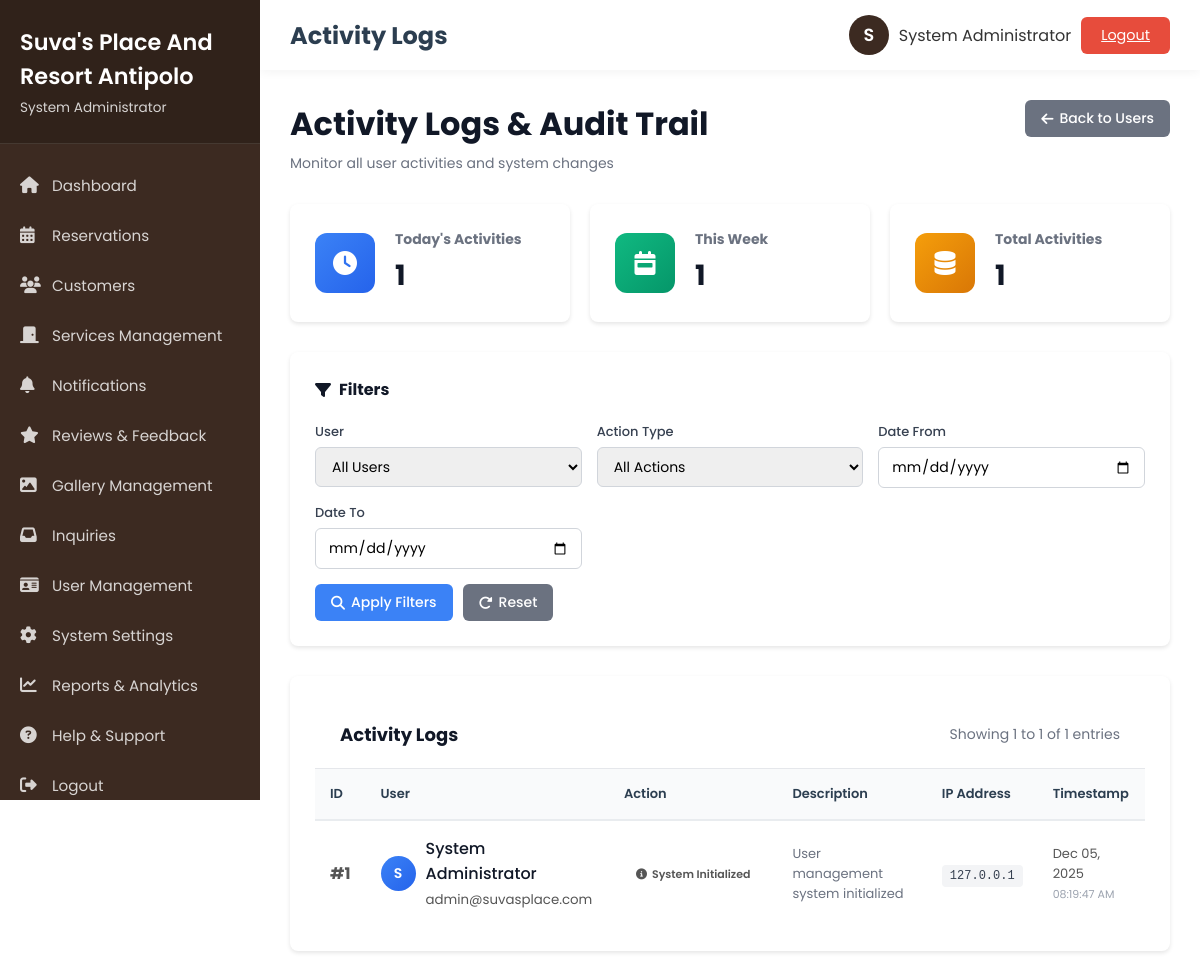
The page /admin/user_logs.php (signed in) on the database its author committed.
### tables this page shows
CREATE TABLE IF NOT EXISTS activity_logs (
    id INT PRIMARY KEY AUTO_INCREMENT,
    user_id INT,
    action VARCHAR(100) NOT NULL,
    description TEXT,
    details TEXT,
    ip_address VARCHAR(45),
    user_agent TEXT,
    created_at TIMESTAMP DEFAULT CURRENT_TIMESTAMP,
    FOREIGN KEY (user_id) REFERENCES users(id) ON DELETE SET NULL,
    INDEX idx_user_id (user_id),
    INDEX idx_action (action),
    INDEX idx_created_at (created_at)
);

CREATE TABLE IF NOT EXISTS users (
    id INT PRIMARY KEY AUTO_INCREMENT,
    username VARCHAR(50) UNIQUE NOT NULL,
    email VARCHAR(100) UNIQUE NOT NULL,
    password VARCHAR(255) NOT NULL,
    full_name VARCHAR(100) NOT NULL,
    phone VARCHAR(20),
    user_type ENUM('admin', 'client') DEFAULT 'client',
    role ENUM('admin', 'staff', 'client') DEFAULT 'client',
    status ENUM('active', 'inactive') DEFAULT 'active',
    created_at TIMESTAMP DEFAULT CURRENT_TIMESTAMP,
    last_login TIMESTAMP NULL,
    updated_at TIMESTAMP NULL ON UPDATE CURRENT_TIMESTAMP,
    INDEX idx_username (username),
    INDEX idx_email (email),
    INDEX idx_user_type (user_type),
    INDEX idx_role (role),
    INDEX idx_status (status)
);

### admin/user_logs.php (the view, shortened to what this page needs)
<?php
require_once '../config/database.php';
$page = isset($_GET['page']) ? intval($_GET['page']) : 1;
$records_per_page = 50;
$offset = ($page - 1) * $records_per_page;
$date_from = isset($_GET['date_from']) ? $_GET['date_from'] : '';
$date_to = isset($_GET['date_to']) ? $_GET['date_to'] : '';
$where_conditions = [];
$params = [];
$types = '';
$where_clause = !empty($where_conditions) ? 'WHERE ' . implode(' AND ', $where_conditions) : '';
$count_query = "SELECT COUNT(*) as count FROM activity_logs al $where_clause";
$stmt = $conn->prepare($count_query);
$stmt->execute();
$total_records = $stmt->get_result()->fetch_assoc()['count'];
$logs_query = "
    SELECT
        al.*,
        u.full_name,
        u.email,
        u.role
    FROM activity_logs al
    LEFT JOIN users u ON al.user_id = u.id
    $where_clause
    ORDER BY al.created_at DESC
    LIMIT ? OFFSET ?
";
$params[] = $records_per_page;
$params[] = $offset;
$types .= 'ii';
$stmt = $conn->prepare($logs_query);
$stmt->bind_param($types, ...$params);
$stmt->execute();
$logs = $stmt->get_result();
$today_activities = $conn->query("SELECT COUNT(*) as count FROM activity_logs WHERE DATE(created_at) = CURDATE()")->fetch_assoc()['count'];
$week_activities = $conn->query("SELECT COUNT(*) as count FROM activity_logs WHERE created_at >= DATE_SUB(NOW(), INTERVAL 7 DAY)")->fetch_assoc()['count'];
$total_activities = $conn->query("SELECT COUNT(*) as count FROM activity_logs")->fetch_assoc()['count'];
include 'includes/header.php';
?>
<div class="content-container">
    <div class="page-header">
        <div>
            <h1>Activity Logs & Audit Trail</h1>
            <p class="page-subtitle">Monitor all user activities and system changes</p>
        </div>
        <a href="users.php" class="btn btn-secondary">
            <i class="fa-solid fa-arrow-left"></i> Back to Users
        </a>
    </div>
    <div class="stats-grid">
        <div class="stat-card">
            <div class="stat-icon blue">
                <i class="fa-solid fa-clock"></i>
            </div>
            <div class="stat-content">
                <h3>Today's Activities</h3>
                <p class="stat-value"><?php echo $today_activities; ?></p>
            </div>
        </div>
        <div class="stat-card">
            <div class="stat-icon green">
                <i class="fa-solid fa-calendar-week"></i>
            </div>
            <div class="stat-content">
                <h3>This Week</h3>
                <p class="stat-value"><?php echo $week_activities; ?></p>
            </div>
        </div>
        <div class="stat-card">
            <div class="stat-icon orange">
                <i class="fa-solid fa-database"></i>
            </div>
            <div class="stat-content">
                <h3>Total Activities</h3>
                <p class="stat-value"><?php echo number_format($total_activities); ?></p>
            </div>
        </div>
    </div>
    <div class="filters-card">
        <h3><i class="fa-solid fa-filter"></i> Filters</h3>
        <form method="GET" id="filterForm">
            <div class="filters-grid">
                <div class="filter-group">
                    <label for="user">User</label>
                    <select name="user" id="user">
                        <option value="">All Users</option>
                    </select>
                </div>
                <div class="filter-group">
                    <label for="action">Action Type</label>
                    <select name="action" id="action">
                        <option value="">All Actions</option>
                    </select>
                </div>
                <div class="filter-group">
                    <label for="date_from">Date From</label>
                    <input type="date" name="date_from" id="date_from" value="<?php echo htmlspecialchars($date_from); ?>">
                </div>
                <div class="filter-group">
                    <label for="date_to">Date To</label>
                    <input type="date" name="date_to" id="date_to" value="<?php echo htmlspecialchars($date_to); ?>">
                </div>
            </div>
            <div class="filter-actions">
                <button type="submit" class="btn btn-primary">
                    <i class="fa-solid fa-magnifying-glass"></i> Apply Filters
                </button>
                <a href="user_logs.php" class="btn btn-secondary">
                    <i class="fa-solid fa-rotate-right"></i> Reset
                </a>
            </div>
        </form>
    </div>
    <div class="data-table">
        <div class="table-header">
            <h2>Activity Logs</h2>
            <div class="table-info">
                Showing <?php echo ($offset + 1); ?> to <?php echo min($offset + $records_per_page, $total_records); ?> of <?php echo number_format($total_records); ?> entries
            </div>
        </div>
        <div class="table-responsive">
            <table>
                <thead>
                    <tr>
                        <th>ID</th>
                        <th>User</th>
                        <th>Action</th>
                        <th>Description</th>
                        <th>IP Address</th>
                        <th>Timestamp</th>
                    </tr>
                </thead>
                <tbody>
                    <?php if ($logs && $logs->num_rows > 0): ?>
                        <?php while ($log = $logs->fetch_assoc()): ?>
                            <tr>
                                <td><strong>#<?php echo $log['id']; ?></strong></td>
                                <td>
                                    <div class="user-info">
                                        <?php if ($log['full_name']): ?>
                                            <div class="user-avatar-small">
                                                <?php echo strtoupper(substr($log['full_name'], 0, 1)); ?>
                                            </div>
                                            <div>
                                                <div class="user-name"><?php echo htmlspecialchars($log['full_name']); ?></div>
                                                <small><?php echo htmlspecialchars($log['email']); ?></small>
                                            </div>
                                        <?php else: ?>
                                            <span class="text-muted">Deleted User</span>
                                        <?php endif; ?>
                                    </div>
                                </td>
                                <td>
                                    <span class="action-badge action-<?php echo $log['action']; ?>">
                                        <?php
                                        $action_icons = [
                                            'login' => 'right-to-bracket',
                                            'logout' => 'right-from-bracket',
                                            'user_created' => 'user-plus',
                                            'user_updated' => 'user-pen',
                                            'user_deleted' => 'user-minus',
                                            'user_status_changed' => 'toggle-on',
                                            'reservation_created' => 'calendar-plus',
                                            'reservation_updated' => 'calendar-check',
                                            'settings_updated' => 'gear'
                                        ];
                                        $icon = $action_icons[$log['action']] ?? 'circle-info';
                                        ?>
                                        <i class="fa-solid fa-<?php echo $icon; ?>"></i>
                                        <?php echo ucwords(str_replace('_', ' ', $log['action'])); ?>
                                    </span>
                                </td>
                                <td class="description-cell">
                                    <?php echo htmlspecialchars($log['description']); ?>
                                </td>
                                <td>
                                    <code class="ip-address"><?php echo htmlspecialchars($log['ip_address'] ?? 'N/A'); ?></code>
                                </td>
                                <td>
                                    <div class="timestamp">
                                        <div><?php echo date('M d, Y', strtotime($log['created_at'])); ?></div>
                                        <small><?php echo date('h:i:s A', strtotime($log['created_at'])); ?></small>
                                    </div>
                                </td>
                            </tr>
                        <?php endwhile; ?>
                    <?php endif; ?>
                </tbody>
            </table>
        </div>
    </div>
</div>
<?php include 'includes/footer.php'; ?>

### css/admin.css (style rules this page uses)
body { background: var(--first-color); color: #333; }
.user-info { display: flex; align-items: center; gap: 15px; }
.content-container { padding: 30px; }
.data-table { background: var(--first-color); border-radius: 12px; padding: 25px; box-shadow: 0 2px 10px rgba(0, 0, 0, 0.08); overflow-x: auto; }
.data-table h2 { margin-bottom: 20px; color: #2c3e50; }
table { width: 100%; border-collapse: collapse; }
table thead { background: #f8f9fa; }
table th { padding: 15px; text-align: left; font-weight: 600; color: #2c3e50; border-bottom: 2px solid #e9ecef; }
table td { padding: 15px; border-bottom: 1px solid #e9ecef; color: #555; }
.btn { padding: 10px 20px; border: none; border-radius: 6px; cursor: pointer; font-size: 0.9em; transition: all 0.3s ease; text-decoration: none; display: inline-block; }
.btn-primary { background: var(--third-color); color: var(--first-color); }

### css/shared.css (style rules this page uses)
:root { --font-main: "Poppins", sans-serif; --first-color: #ffffff; --second-color: #FFE100; --third-color: #3C2A21; }
* { margin: 0; padding: 0; box-sizing: border-box; font-family: var(--font-main); }

### rows shown on the page
activity_logs: id "1", user.full_name "S", user.full_name "System Administrator", user.email "admin@suvasplace.com", action "System Initialized", description "User management system initialized", ip_address "127.0.0.1", created_at "Dec 05, 2025", created_at "08:19:47 AM"

### other values the page prints
$_SESSION['full_name'] "System Administrator"
$page_title "Activity Logs"
substr($_SESSION['full_name'], 0, 1) "S"
$today_activities "1"
$week_activities "1"
$total_activities "1"
$offset + 1 "1"
min($offset + $records_per_page, $total_records) "1"
$total_records "1"
